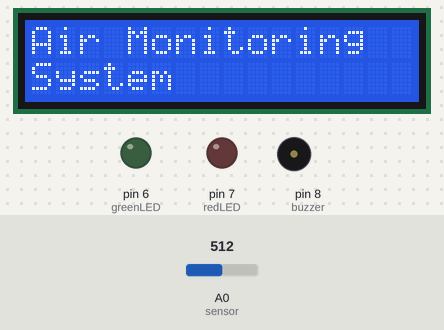
This sketch was run on a simulated Arduino Uno, built with avr-gcc and run on an emulated ATmega328P. Parts: 16×2 character LCD, output pins drawn as LEDs (lit = HIGH), buzzer (waves = sounding). The inputs (shaded band) are chosen by the test bench; at power-on: A0 (sensor) = 512. What the sketch prints to the serial monitor is not drawn.

Above: at 3.1 s.
At 6.2 s:
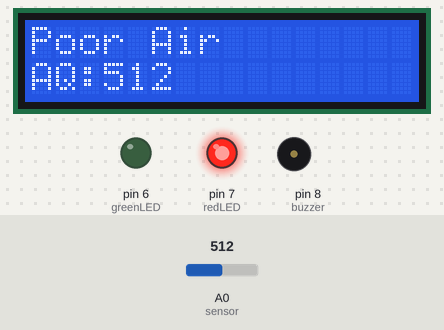
6.3 s: A0 (sensor) set to 685
At 7.4 s:
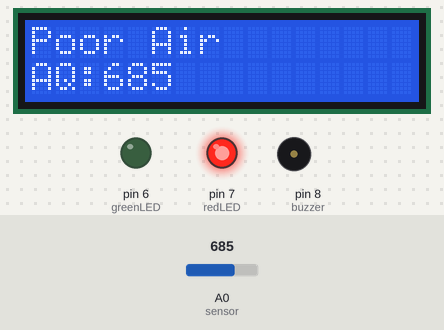
8.5 s: A0 (sensor) set to 712
At 10.2 s:
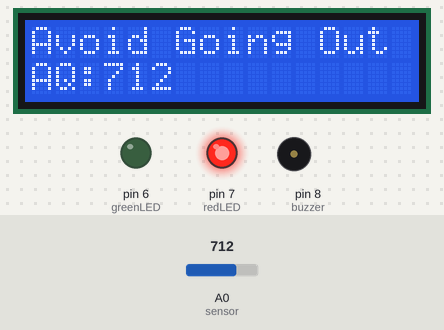
12.5 s: A0 (sensor) set to 340
At 14.1 s:
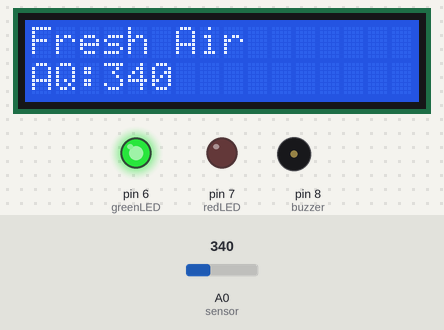
Timing chart, 0 to 15.6 s (numbered marks = the images above; inputs shaded):
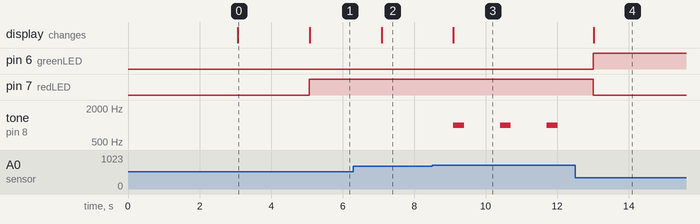

Measured:
- the behaviour switches between 699 and 700 on A0 (sensor) (found by bisection; images 2 and 3)
- after the input at 6.3 s, the display: changes after 0.79 s (image 2)
- after the input at 8.5 s, tone on pin 8 (buzzer): alternates 1000 Hz for 0.30 s and silent for 1.0 s, starting after 0.60 s; the display: changes after 0.60 s (image 3)
- after the input at 12.5 s, pin 6 (greenLED): LOW → HIGH after 0.51 s; pin 7 (redLED): HIGH → LOW after 0.51 s; tone on pin 8 (buzzer): stops changing and stays silent; the display: changes after 0.52 s (image 4)
- what the display in image 0 shows lasts 2.0 s, from 3.1 s to 5.1 s

The sketch:

air_quality_monitoring_system_code.ino
```cpp
#include <LiquidCrystal.h>

// LCD: RS, EN, D4, D5, D6, D7
LiquidCrystal lcd(12, 11, 5, 4, 3, 2);

int sensor = A0;
int airValue = 0;

// LEDs
int greenLED = 6;
int redLED   = 7;

// Buzzer
int buzzer = 8;

void setup()
{
  Serial.begin(9600);

  pinMode(greenLED, OUTPUT);
  pinMode(redLED, OUTPUT);
  pinMode(buzzer, OUTPUT);

  lcd.begin(16, 2);

  // Welcome Screen
  lcd.setCursor(0, 0);
  lcd.print("Welcome To");

  lcd.setCursor(0, 1);
  lcd.print("Tanuja's AMS");

  delay(3000);

  lcd.clear();

  lcd.setCursor(0, 0);
  lcd.print("Air Monitoring");

  lcd.setCursor(0, 1);
  lcd.print("System");

  delay(2000);

  lcd.clear();
}

void loop()
{
  airValue = analogRead(sensor);

  Serial.print("Air Quality Value: ");
  Serial.println(airValue);

  // FRESH AIR
  if (airValue < 350)
  {
    digitalWrite(greenLED, HIGH);
    digitalWrite(redLED, LOW);
    noTone(buzzer);

    lcd.clear();
    lcd.setCursor(0, 0);
    lcd.print("Fresh Air");

    lcd.setCursor(0, 1);
    lcd.print("AQ:");
    lcd.print(airValue);
  }

  // POOR AIR
  else if (airValue < 700)
  {
    digitalWrite(greenLED, LOW);
    digitalWrite(redLED, HIGH);
    noTone(buzzer);

    lcd.clear();
    lcd.setCursor(0, 0);
    lcd.print("Poor Air");

    lcd.setCursor(0, 1);
    lcd.print("AQ:");
    lcd.print(airValue);
  }

  // VERY POOR AIR
  else
  {
    digitalWrite(greenLED, LOW);
    digitalWrite(redLED, HIGH);

    lcd.clear();
    lcd.setCursor(0, 0);
    lcd.print("Avoid Going Out");

    lcd.setCursor(0, 1);
    lcd.print("AQ:");
    lcd.print(airValue);

    tone(buzzer, 1000);
    delay(300);
    noTone(buzzer);
  }

  delay(1000);
}
```
